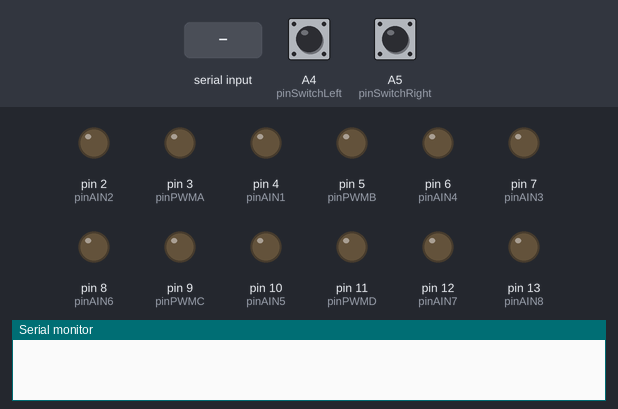
This sketch was run on a simulated Arduino Uno, built with avr-gcc and run on an emulated ATmega328P. On the bench: output pins drawn as LEDs (lit = HIGH), the last lines printed to the serial monitor. Inputs (shaded band) come from the test bench; at power-on: A4 (pinSwitchLeft) LOW, A5 (pinSwitchRight) LOW.

Above: at 1.2 s.
1.3 s: "FL" received over Serial
At 1.6 s:
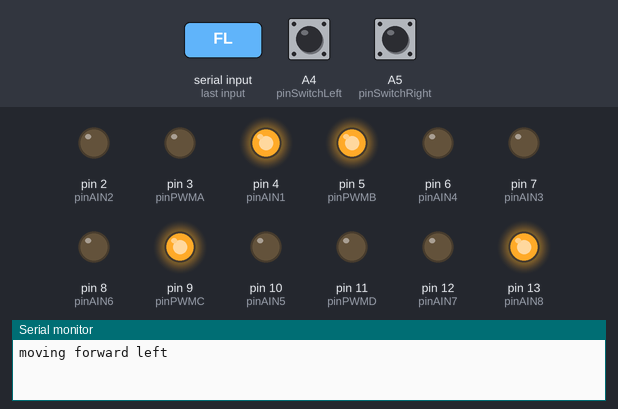
2.8 s: "FF" received over Serial
At 4.0 s:
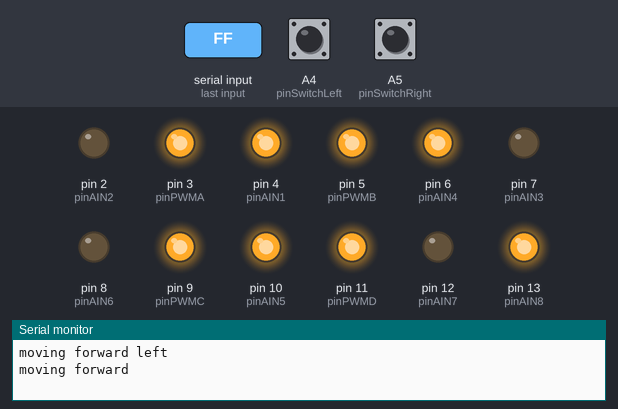
4.3 s: "FR" received over Serial
At 5.1 s:
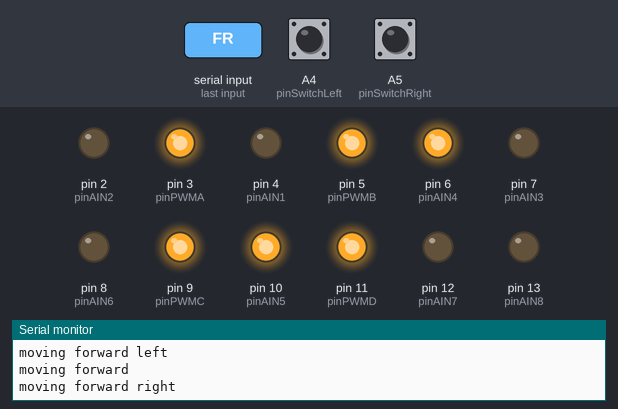
5.8 s: "FL" received over Serial
At 6.3 s:
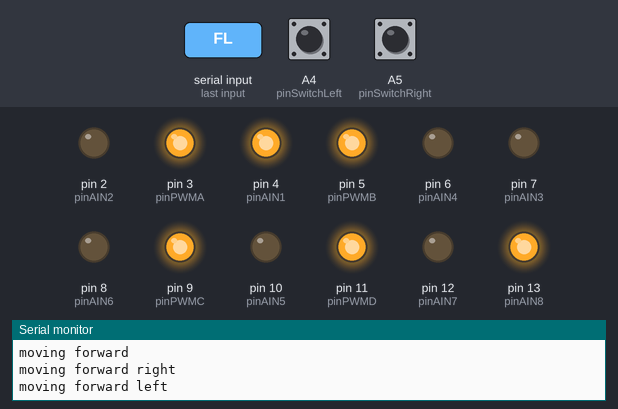
Timing chart, 0 to 8.3 s (numbered marks = the images above; inputs shaded):
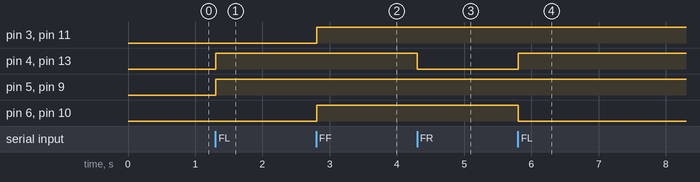

The sketch:

car_bt_test.ino
```cpp
/*
 * A9G returning lat & lng
 * Code developed by @PastorEdu
 *
 * 功能：通过手机蓝牙BlueSpp工具控制麦轮小车移动
 *
 * 使用说明：
 * 1. 请参考代码的pin定义来接线
 * 2. 部分行进方向代码需学生自行填充
 */

//Define the Pins
#define  pinAIN1 4  //右前马达
#define  pinAIN2 2  //右前马达
#define  pinPWMA 3  //右前马达PWM
#define  pinAIN3 7  //左前马达
#define  pinAIN4 6  //左前马达
#define  pinPWMB 5  //左前马达PWM
#define  pinAIN5 10 //右后马达
#define  pinAIN6 8  //右后马达
#define  pinPWMC 9  //右后马达PWM
#define  pinAIN7 12 //左后马达
#define  pinAIN8 13 //左后马达
#define  pinPWMD 11 //左后马达PWM

#define speed 255 //定义统一速度

#define pinSwitchLeft A4 //左前开关信号
#define pinSwitchRight A5 //右前开关信号

void setup() {
  // put your setup code here, to run once:
  Serial.begin(9600);
  //Set the PIN Modes
  pinMode(pinAIN1, OUTPUT);
  pinMode(pinAIN2, OUTPUT);
  pinMode(pinPWMA, OUTPUT);
  pinMode(pinAIN3, OUTPUT);
  pinMode(pinAIN4, OUTPUT);
  pinMode(pinPWMB, OUTPUT);
  pinMode(pinAIN5, OUTPUT);
  pinMode(pinAIN6, OUTPUT);
  pinMode(pinPWMC, OUTPUT);
  pinMode(pinAIN7, OUTPUT);
  pinMode(pinAIN8, OUTPUT);
  pinMode(pinPWMD, OUTPUT);

}

void loop() {

  //蓝牙信号处理，通过BlueSPP控制车子行进
    String c = readTtl();
    if (c == "FL" )   move_forward_left();
    if (c == "FF" )   move_forward();
    if (c == "FR" )   move_forward_right();
    if (c == "LL" )   move_left();
    if (c == "STOP" ) move_stop();
    if (c == "RR" )   move_right();
    if (c == "BL" )   move_backward_left();
    if (c == "BB" )   move_backward();
    if (c == "BR" )   move_backward_right();

    int switch_left  = digitalRead(pinSwitchLeft);
    int switch_right = digitalRead(pinSwitchRight);

}

String readTtl()
{
  String comdata = "";
  while (Serial.available())
  {
    comdata += char(Serial.read());
    delay(2);
  }
  return comdata;
}

//小车行进指令封装函数
void move_forward_left(){
  Serial.println("moving forward left");
  digitalWrite(pinAIN1, 1);
  digitalWrite(pinAIN2, 0);
  digitalWrite(pinAIN3, 0);
  digitalWrite(pinAIN4, 0);
  digitalWrite(pinAIN5, 0);
  digitalWrite(pinAIN6, 0);
  digitalWrite(pinAIN7, 0);
  digitalWrite(pinAIN8, 1);
  analogWrite(pinPWMB, speed);
  analogWrite(pinPWMC, speed);
}

void move_forward(){
  Serial.println("moving forward");
  digitalWrite(pinAIN1, 1);
  digitalWrite(pinAIN2, 0);
  digitalWrite(pinAIN3, 0);
  digitalWrite(pinAIN4, 1);
  digitalWrite(pinAIN5, 1);
  digitalWrite(pinAIN6, 0);
  digitalWrite(pinAIN7, 0);
  digitalWrite(pinAIN8, 1);
  analogWrite(pinPWMA, speed);
  analogWrite(pinPWMB, speed);
  analogWrite(pinPWMC, speed);
  analogWrite(pinPWMD, speed);
}

void move_forward_right(){
  Serial.println("moving forward right");
  digitalWrite(pinAIN1, 0);
  digitalWrite(pinAIN2, 0);
  digitalWrite(pinAIN3, 0);
  digitalWrite(pinAIN4, 1);
  digitalWrite(pinAIN5, 1);
  digitalWrite(pinAIN6, 0);
  digitalWrite(pinAIN7, 0);
  digitalWrite(pinAIN8, 0);
  analogWrite(pinPWMB, speed);
  analogWrite(pinPWMC, speed);
}

void move_left(){
  //todo 补充向左移动的代码
  Serial.println("moving left");
}

void move_right(){
  //todo 补充向右移动的代码
  Serial.println("moving right");
}

void move_backward_left(){
  //todo 补充向右后移动的代码
  Serial.println("moving backward left");
}

void move_backward(){
  //todo 补充向后移动的代码
  Serial.println("moving backward");
}

void move_backward_right(){
  //todo 补充向右后移动的代码
  Serial.println("moving backward");
}

void move_clockwise(){
  //todo 补充顺时针转动的代码
}

void move_ct_clockwise(){
  //todo 补充逆时针转动的代码
}

void move_stop(){
  //让车子停止
  Serial.println("stopping");
  analogWrite(pinPWMA, 0);
  analogWrite(pinPWMB, 0);
  analogWrite(pinPWMC, 0);
  analogWrite(pinPWMD, 0);
  digitalWrite(pinAIN1, 0);
  digitalWrite(pinAIN2, 0);
  digitalWrite(pinAIN3, 0);
  digitalWrite(pinAIN4, 0);
  digitalWrite(pinAIN5, 0);
  digitalWrite(pinAIN6, 0);
  digitalWrite(pinAIN7, 0);
  digitalWrite(pinAIN8, 0);
}
```

Measured:
- after the input at 1.3 s, pin 4 (pinAIN1), pin 5 (pinPWMB), pin 9 (pinPWMC), pin 13 (pinAIN8): LOW → HIGH at once
- after the input at 2.8 s, pin 3 (pinPWMA), pin 6 (pinAIN4), pin 10 (pinAIN5), pin 11 (pinPWMD): LOW → HIGH at once
- after the input at 4.3 s, pin 4 (pinAIN1), pin 13 (pinAIN8): HIGH → LOW at once
- after the input at 5.8 s, pin 4 (pinAIN1), pin 13 (pinAIN8): LOW → HIGH at once; pin 6 (pinAIN4), pin 10 (pinAIN5): HIGH → LOW at once
